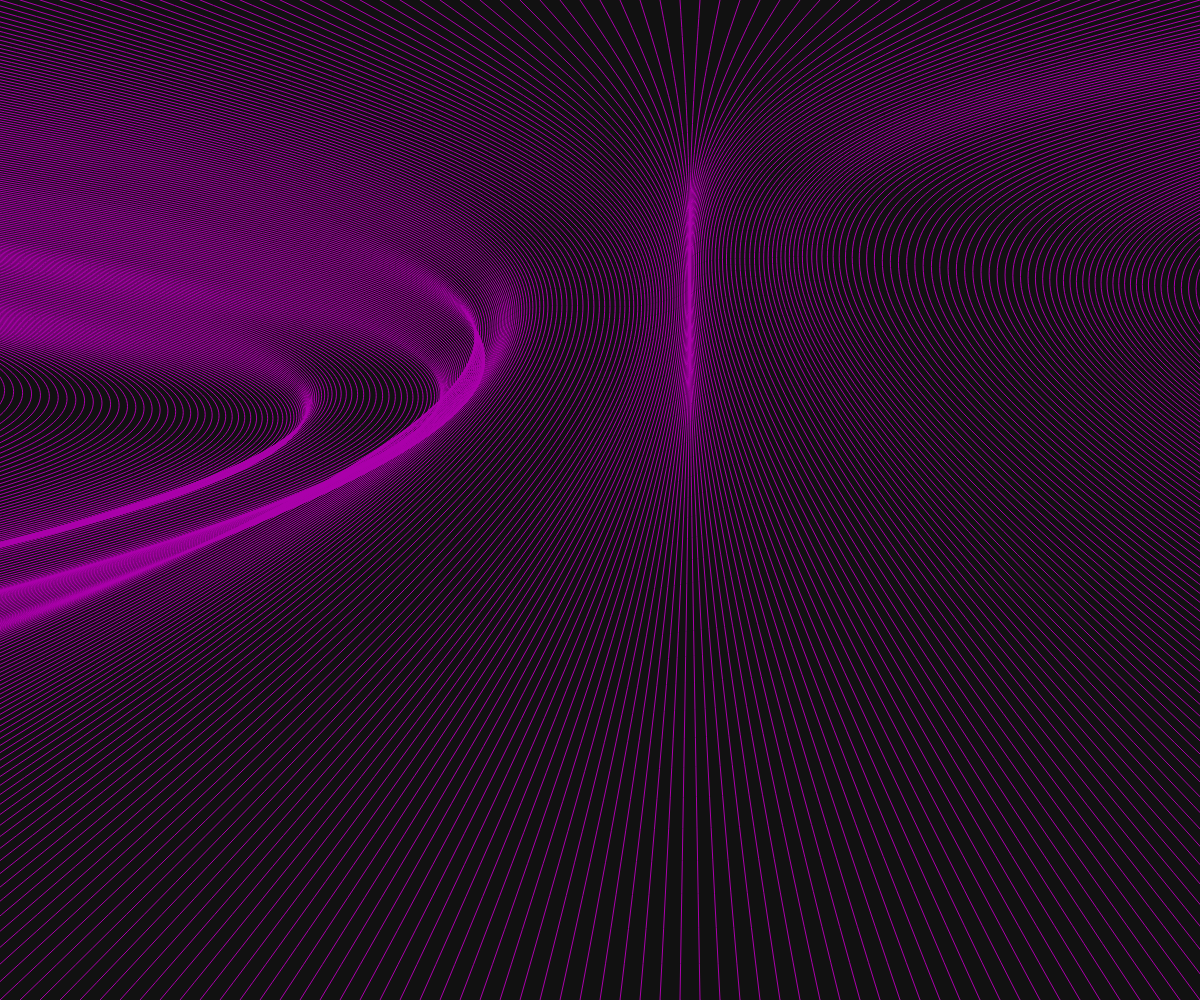
Frame 1 (no input)
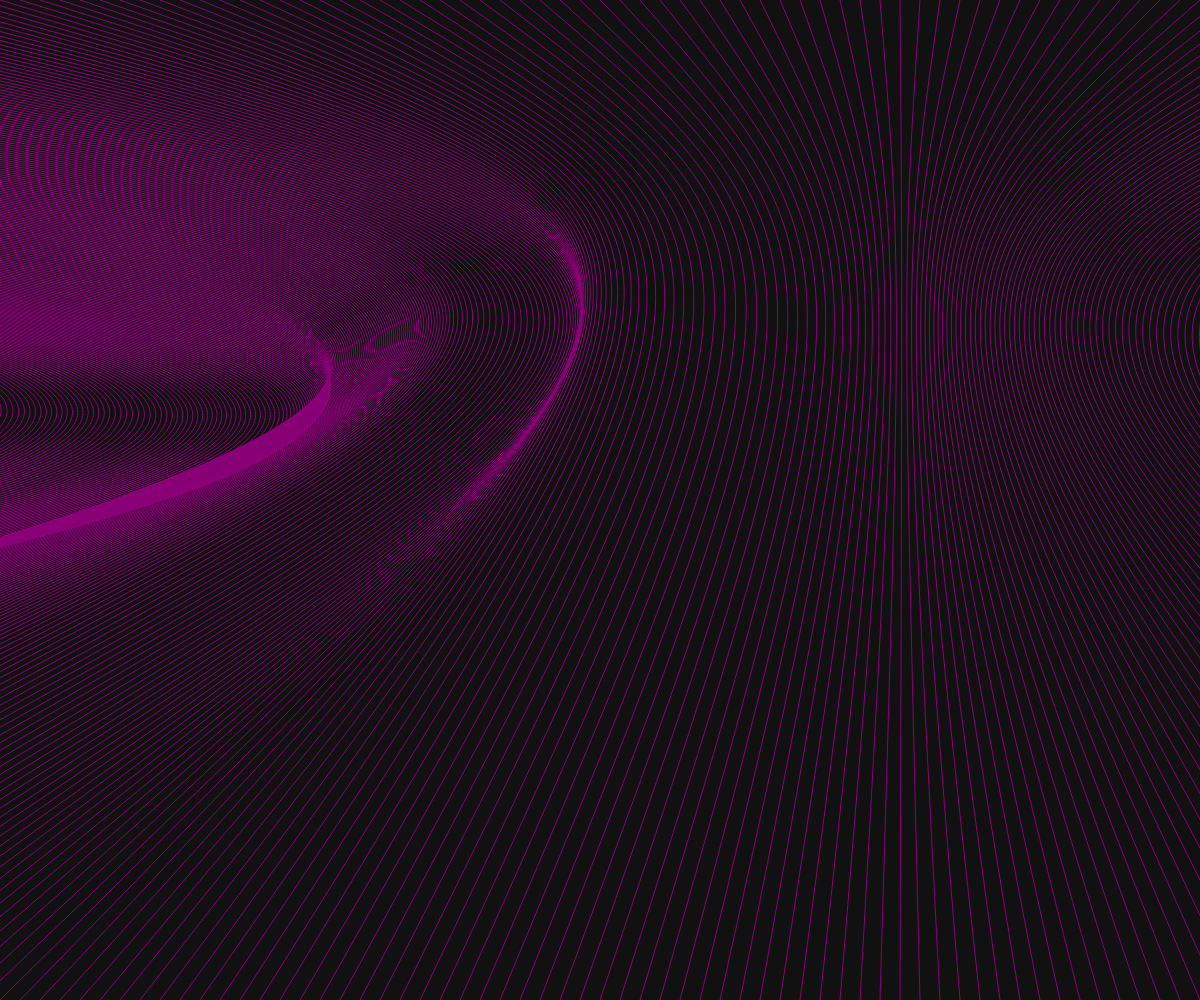
Frame 60 (no input)
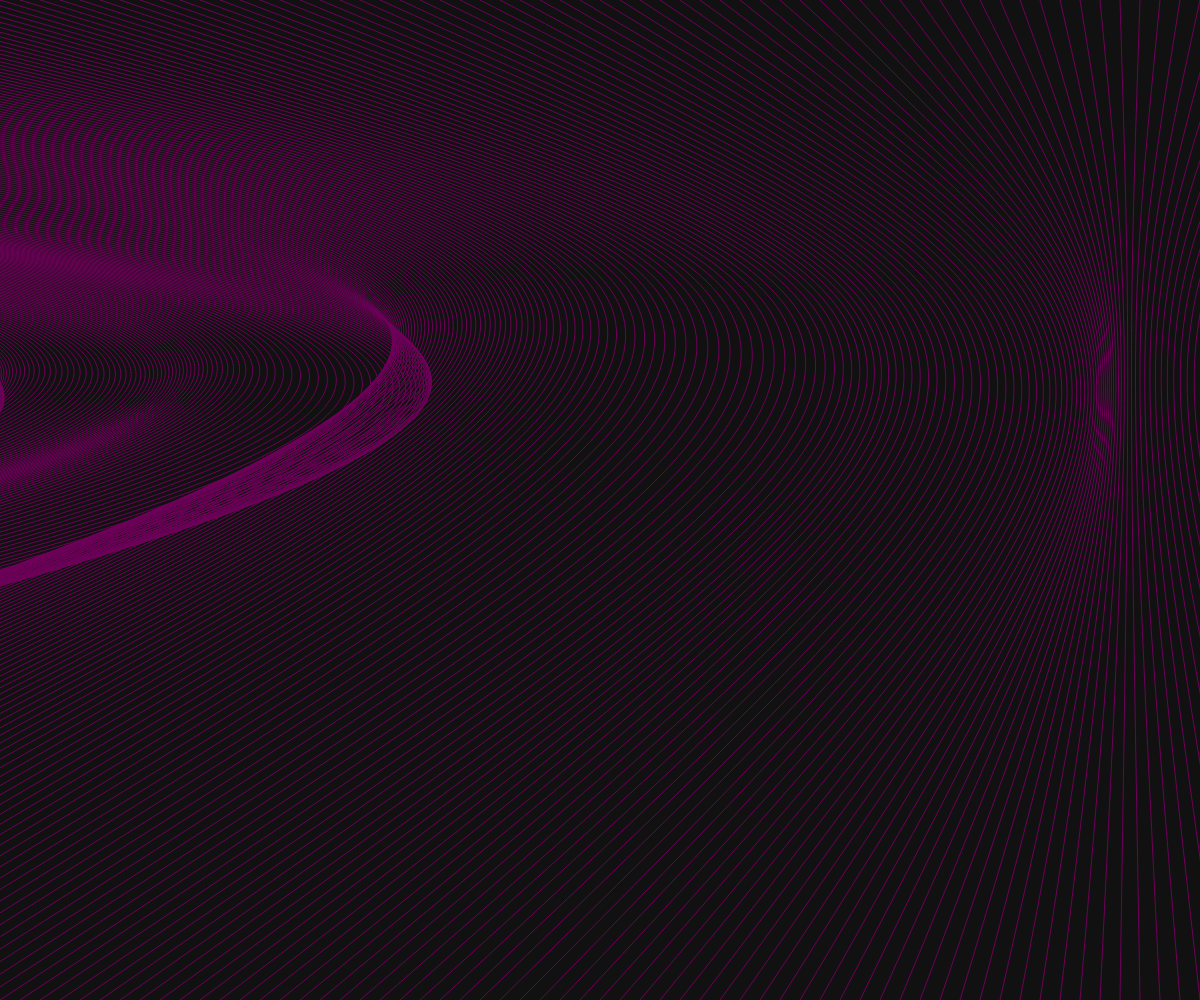
Frame 120 (the mouse pressed at the canvas centre since frame 60)

The p5.js sketch that drew these frames (run headless with seeded random() and noise() and a simulated clock; from frame 60 on, the mouse is pressed at the canvas centre):

// p5.js sketch
// ── sketch.js
function setup() {
  createCanvas(windowWidth, windowHeight);
  frameRate(60);
}

function draw() {
  let xoff = 0;
  let yoff = 0;
  let red = 0;
  let blue = 0;

  background(17, 17, 17);
  noFill();

  let spot1 = windowWidth - windowWidth * 10;
  for (let i = 0; i < windowWidth; i++) {
    yoff = frameCount * 0.005;
    xoff = xoff + 0.005;

    let ny = (noise(xoff, yoff) * windowWidth) / 2;
    let nx = noise(xoff, yoff) * windowHeight * 2;

    spot1 += 20;
    for (let c = 0; c < 255; c++) {
      red = -frameCount * 0.003;
      blue = -frameCount * 0.005;
    }
    red = frameCount * 0.003;
    blue = frameCount * 0.005;

    let rednoise = noise(red) * 255;
    let bluenoise = noise(blue) * 255;

    stroke(rednoise, 0, bluenoise);
    bezier(spot1, windowHeight, nx, ny, nx, ny, spot1, 0);
  }
}
